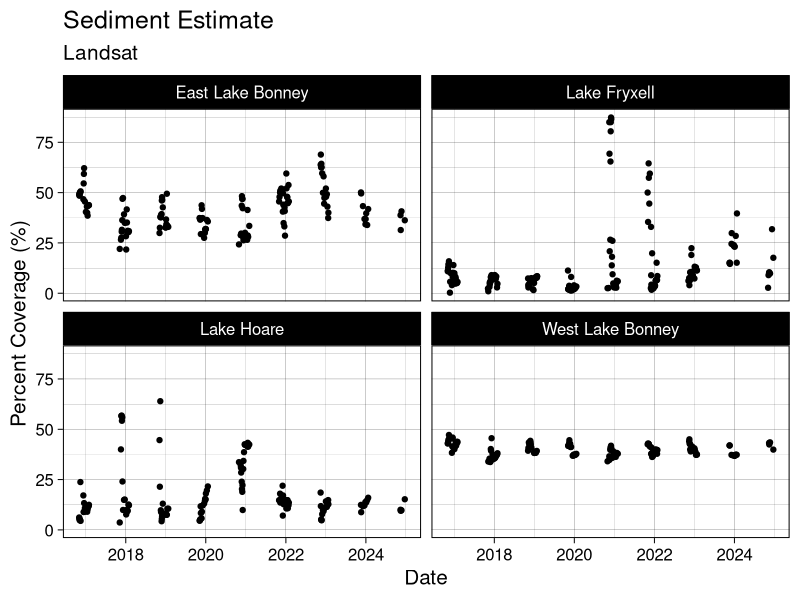
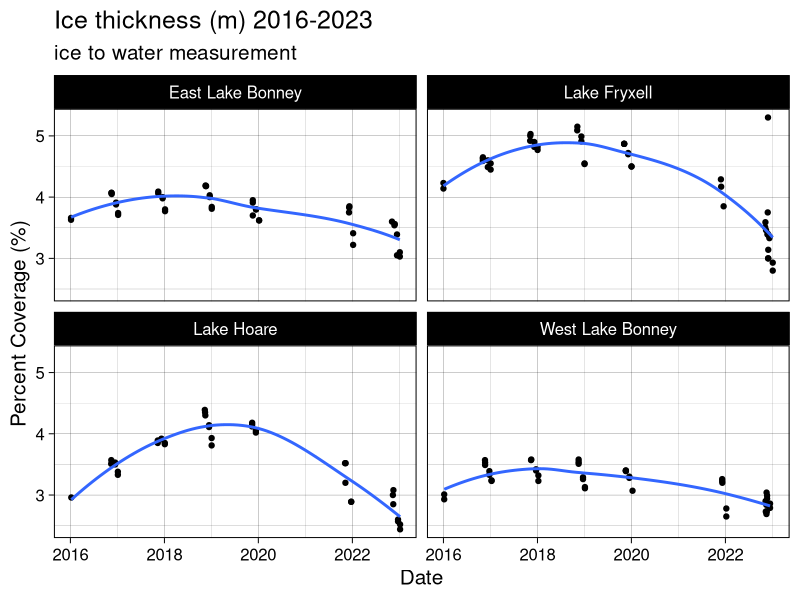
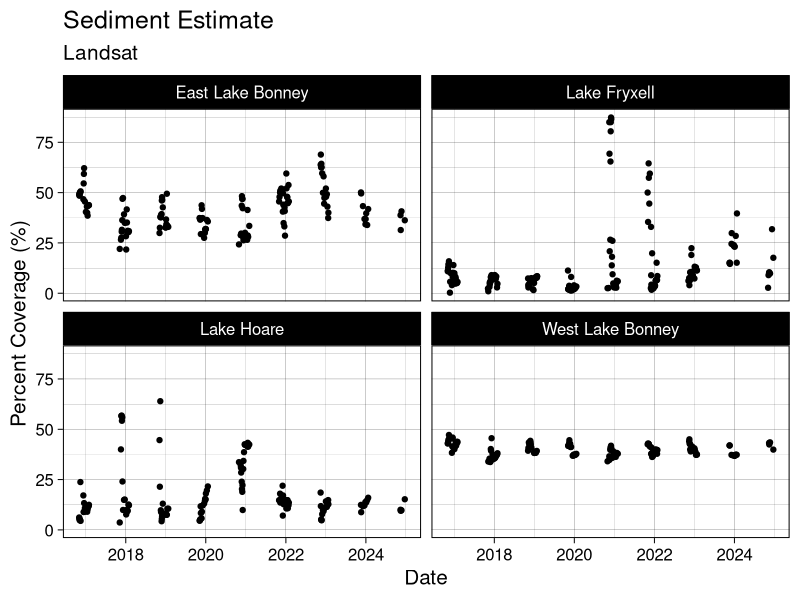

Here is the R script that generated these plots, in order:
### TVLakes Whole Lake vs. Ice Thickness #######
#libraries
library(tidyverse)
library(lubridate)
library(broom)
library(ggpubr)

#set working directory
setwd("~/Documents/R-Repositories/MCM-LTER-MS")

#load file
sedi <- read_csv("data/sediment abundance data/LANDSAT_sediment_abundances_600m_20250301.csv") |> 
  mutate(date = ymd(date), 
         mean_coverage = sediment_abundance*100, 
         year = year(date), 
         month = month(date))

#un-comment this out if using a file with the old lake naming
#sed$lake[sed$lake== "fryxell"] = "Lake Fryxell"
#sed$lake[sed$lake== "hoare"] = "Lake Hoare"
#sed$lake[sed$lake== "eastlobe"] = "East Lake Bonney"
#sed$lake[sed$lake== "westlobe"] = "West Lake Bonney"


## test to fix the seasons issue
get_season <- function(date) {
  month <- month(date)
  year <- year(date)
  
  if (month %in% c(11, 12)) {
    return(paste0("Summer ", year))  # November and December belong to the current winter
  } else if (month == 1) {
    return(paste0("Summer ", year - 1))  # January belongs to the previous winter
  } else if (month == 2) {
    return(paste0("Summer ", year - 1))  # February belongs to the previous winter
  } else if (month == 3) {
    return(paste0("Fall ", year))  # March is Spring
  } else if (month %in% 4:5) {
    return(paste0("Fall ", year))  # April and May are Spring
  } else if (month == 6) {
    return(paste0("Winter ", year))  # June is Summer
  } else if (month %in% 7:8) {
    return(paste0("Winter ", year))  # July and August are Summer
  } else if (month == 9) {
    return(paste0("Spring ", year))  # September is Fall
  } else if (month %in% 10) {
    return(paste0("Summer ", year))  # October is Fall
  }
}

#plot sediment abundances
ggplot(sedi, aes(date, mean_coverage)) + 
  geom_point() + 
  facet_wrap(vars(lake)) + 
  theme_linedraw(base_size = 15) + 
  ggtitle("Sediment Estimate", 
          subtitle = "Landsat") + 
  xlab("Date") + ylab("Percent Coverage (%)")

ggsave("plots/manuscript_plots/wholelakesed.png", width = 6.5, height = 3.5, units = "in", dpi = 500)


# Apply the function and group by season
alllakes <- sedi |> 
  mutate(season = sapply(date, get_season), 
         year = year(date), 
         month = month(date))

## load lake ice: 
lakeice <- read_csv("data/lake ice/mcmlter-lake-ice_thickness-20230726 (1).csv") |> 
  mutate(date_time = mdy_hm(date_time), 
         month = month(date_time), 
         year = year(date_time),
         year = as.numeric(year),
         z_water_m = z_water_m*-1) |> 
  filter(lake == "Lake Fryxell" | lake == "Lake Hoare" | lake == "East Lake Bonney" | lake == "West Lake Bonney") |> 
  filter(year >= 2016)

ggplot(lakeice, aes(date_time, z_water_m)) + 
  geom_point() + 
  geom_smooth(se = F) + 
  facet_wrap(vars(lake)) + 
  theme_linedraw(base_size = 15) + 
  xlab("Date") + ylab("Percent Coverage (%)") + 
  ggtitle("Ice thickness (m) 2016-2023", 
          subtitle = "ice to water measurement")

li_summary = lakeice |> 
  group_by(year, month, lake) |> 
  summarize(mean_thickness = mean(z_water_m, na.rm = T)) |> 
  filter(year > 2014)

## sediment
sed <- alllakes |> 
  group_by(year, month, lake) |> 
  summarize(mean_sed = mean(sediment_abundance, na.rm = T)) |> 
  print()

fulljoined = full_join(sed, li_summary) |> 
  drop_na()

##### plot
plot1 = ggplot(fulljoined, aes(mean_sed, mean_thickness)) + 
  geom_smooth(method = "lm") + 
  geom_point() + 
  facet_wrap(vars(lake), scales = "free") + 
  ggtitle("October-February", 
          subtitle = "whole lake average") + 
  theme_linedraw()

### now remove November and October Values
fulljoin_filter <- fulljoined |> 
  filter(month == 12 | month == 1)

